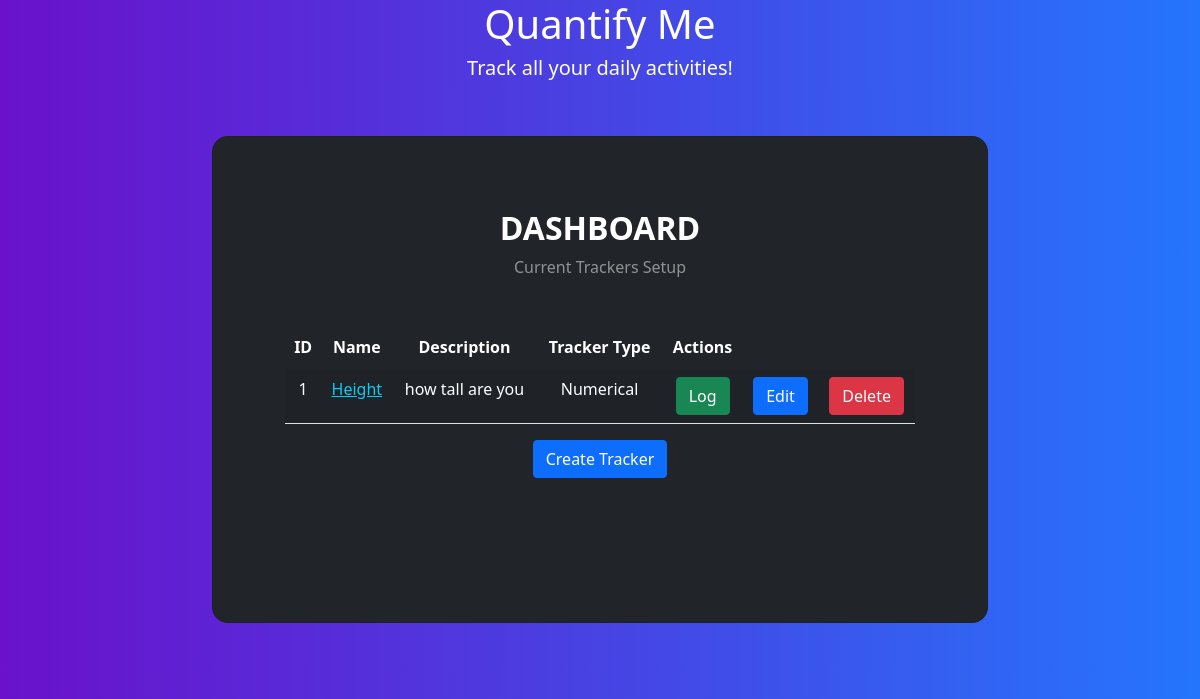
Page /home on the earlier database version.
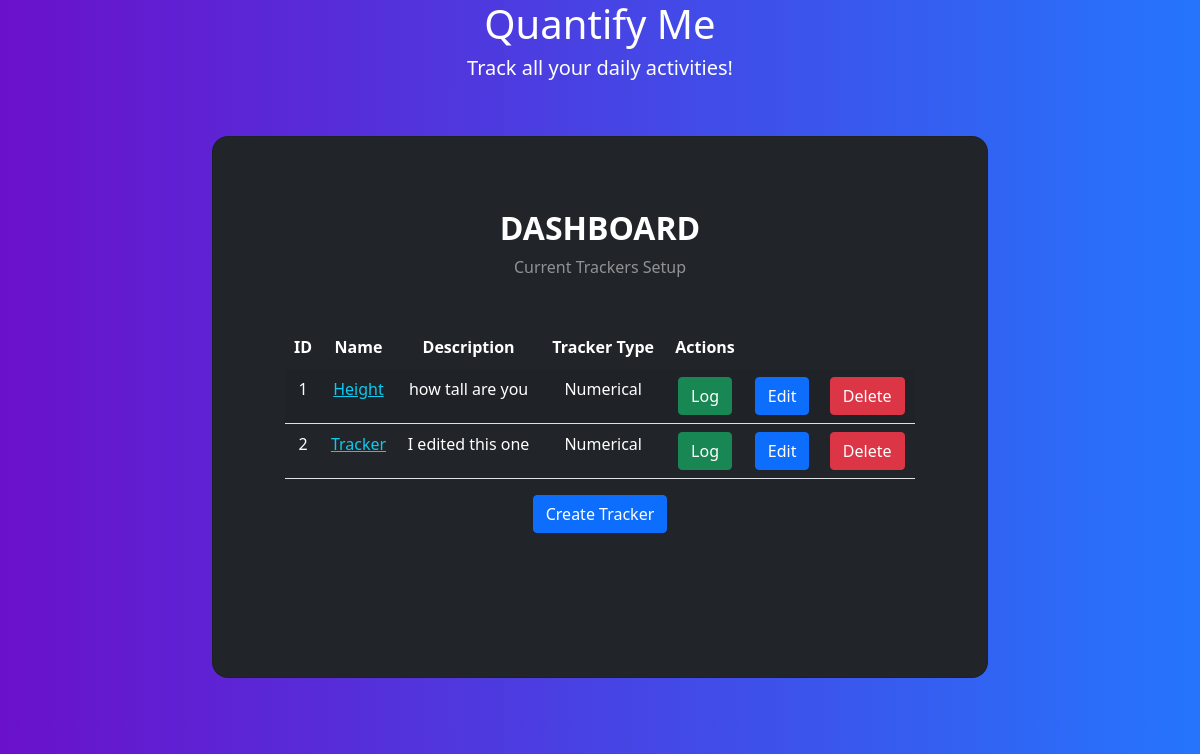
Same page on the later database version.
### app/models.py (models this page shows)
class Tracker(db.Model):
    __tablename__ = 'trackers'
    tracker_id = db.Column(db.Integer, primary_key=True, autoincrement=True)
    user_id = db.Column(db.Integer, db.ForeignKey('users.user_id'), nullable=False)
    name = db.Column(db.String(80), nullable=False)
    description = db.Column(db.Text, nullable=False)
    tracker_type = db.Column(db.Integer, nullable=False) #, db.ForeignKey('tracker_types.id'), nullable=False)
    settings = db.Column(db.Text)

### app/controllers.py (the view)
@app.route('/home', methods=['GET','POST'])
def dashboard():
    trackers = Tracker.query.all()
    return render_template('dashboard.html', trackers=trackers)

### templates/dashboard.html (shortened to what this page needs)
<!DOCTYPE html>
<html lang="en">
  <head>
    <link rel="stylesheet" href="static/bootstrap/css/bootstrap.min.css" />
    <link rel="stylesheet" href="static/style.css" />
  </head>
  <body class="gradient-custom">
    <div class="text-center text-white">
      <h1>Quantify Me</h1>
      <h5>Track all your daily activities!</h5>
    </div>
    <section class="vh-75 gradient-custom">
      <div class="container-fluid py-5 h-100">
        <div class="row d-flex justify-content-center align-items-center h-100">
          <div class="col-12 col-md-8 col-lg-6 col-xl-8">
            <div class="card bg-dark text-white" style="border-radius: 1rem">
              <div class="card-body p-5 text-center">
                <div class="mb-md-5 mt-md-4 pb-5">
                  <h2 class="fw-bold mb-2 text-uppercase">Dashboard</h2>
                  <p class="text-white-50 mb-5">Current Trackers Setup</p>
                  <div class="container">
                     <div class="row">
                      <div class="col-md-12">
                        <div class="row">
                          <div class="col-md-12">
                            <table class="table table-striped">
                              <thead>
                                <tr class="text-white">
                                  <th>ID</th>
                                  <th>Name</th>
                                  <th>Description</th>
                                  <th>Tracker Type</th>
                                  <th>Actions</th>
                                </tr>
                              </thead>
                              <tbody>
                                {% for tracker in trackers %}
                                <tr class="text-white">
                                  <td class="text-white">{{ tracker.tracker_id }}</td>
                                  <td>
                                      <a class="text-info" href='/trackers/{{tracker.name}}' target='_blank'>{{ tracker.name }}</a>
                                  </td >
                                  <td class="text-white">{{ tracker.description }}</td>
                                  <td class="text-white">{{ tracker.tracker_type }}</td>
                                    <td class="text-white">
                                        <a href='/trackers/{{tracker.name}}/log' class="btn btn-success">Log</a>
                                    </td>
                                    <td class="text-white">
                                        <a href='/trackers/{{tracker.name}}/edit' class="btn btn-primary">Edit</a>
                                    </td>
                                    <td class="text-white">
                                        <a href='/trackers/{{tracker.name}}/delete' class="btn btn-danger">Delete</a>
                                    </td>
                                </tr>
                                {% endfor %}
                              </tbody>
                            </table>
                            <div class="row">
                          <div class="col-md-12">
                            <a href="/create-tracker" class="btn btn-primary"> Create Tracker </a>
                          </div>
                        </div>
                          </div>
                        </div>
                      </div>
                    </div>
                  </div>
                </div>
              </div>
            </div>
          </div>
        </div>
      </div>
    </section>
  </body>
</html>

Differences in the rows shown:
added Tracker: tracker_id "2", name "Tracker", description "I edited this one", tracker_type "Numerical"
